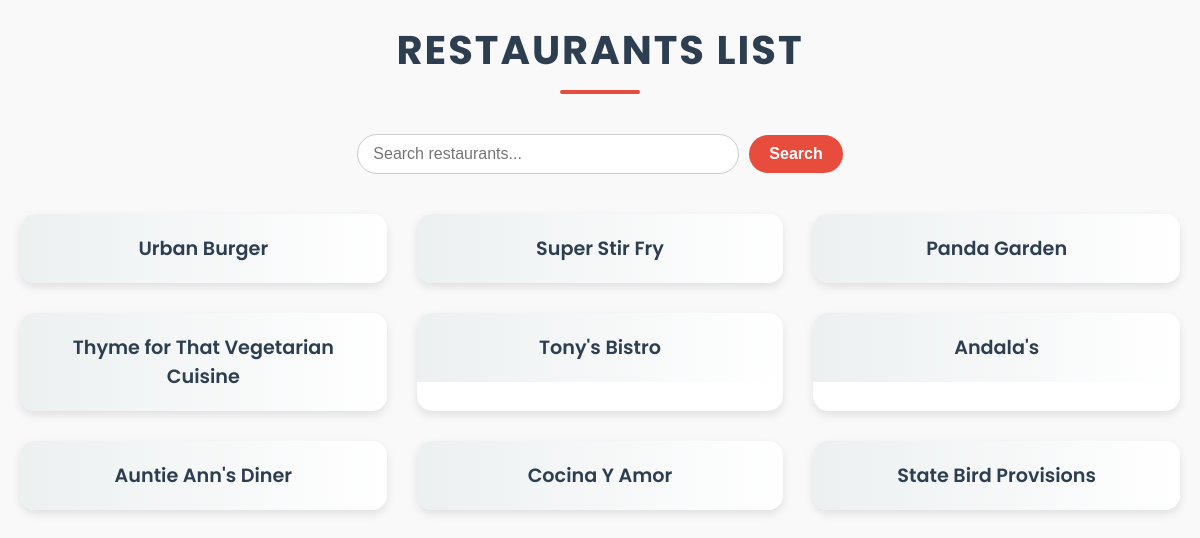
The page /restaurants/ on the database as committed earlier.
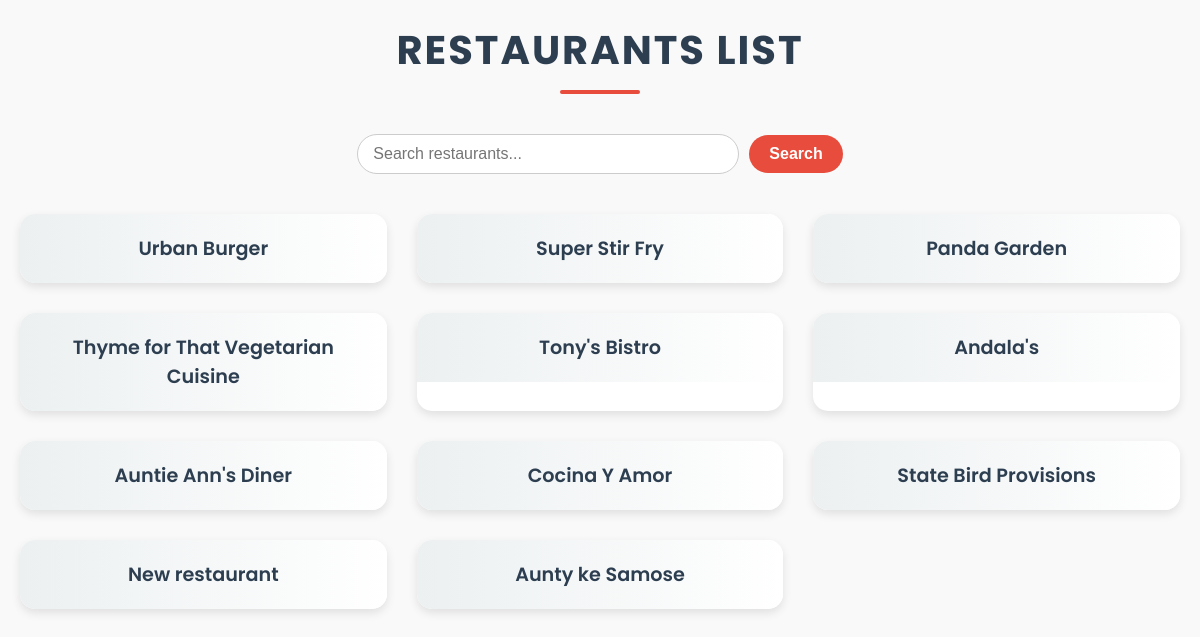
The same page on the database as committed later.
### database_setup.py (models this page shows, shortened)
class Restaurant(Base):
    __tablename__ = 'restaurant'
    name = Column(String(80), nullable = False)
    id = Column(Integer, primary_key = True)

### project.py (the view)
@app.route('/')
@app.route('/restaurants/')
def restaurants():
    restaurants = session.query(Restaurant).all()
    return render_template('restaurants.html', restaurants=restaurants)

### templates/restaurants.html (shortened to what this page needs)
<!DOCTYPE html>
<html lang="en">
<head>
    <link rel="stylesheet" type="text/css" href="{{ url_for('static', filename='restaurant.css') }}">
</head>
<body>
    <div class="res_header">
        Restaurants List
    </div>
    <form method="GET" action="{{ url_for('restaurants') }}" class="search-form">
        <input type="text" name="q" placeholder="Search restaurants..." value="{{ query }}">
        <button type="submit">Search</button>
    </form>
    <div class="restaurants-container">
        {% for i in restaurants %}
        <div class="restaurant-item">
            <a href="{{ url_for('UserMenu', restaurant_id=i.id) }}">{{ i.name }}</a>
        </div>
        {% endfor %}
    </div>
</body>
</html>

### static/restaurant.css (style rules this page uses)
body { font-family: "Poppins", sans-serif; background-color: #f9f9f9; color: #333; margin: 0; padding: 0; display: flex; flex-direction: column; align-items: center; }
.res_header { font-size: 2.5rem; font-weight: 700; text-align: center; margin: 20px 0 40px; color: #2c3e50; text-transform: uppercase; letter-spacing: 2px; position: relative; }
.res_header::after { content: ""; display: block; width: 80px; height: 4px; background-color: #e74c3c; margin: 10px auto 0; border-radius: 2px; }
.search-form { margin-bottom: 40px; display: flex; justify-content: center; align-items: center; gap: 10px; }
.search-form input[type="text"] { padding: 10px 15px; width: 350px; border: 1px solid #ccc; border-radius: 25px; font-size: 16px; transition: border-color 0.3s; }
.search-form button { padding: 10px 20px; background-color: #e74c3c; color: white; border: none; border-radius: 25px; cursor: pointer; font-size: 16px; font-weight: 600; transition: background-color 0.3s, transform 0.2s; }
.restaurants-container { display: grid; grid-template-columns: repeat(auto-fit, minmax(280px, 1fr)); gap: 30px; width: 100%; max-width: 1200px; padding: 0 20px; box-sizing: border-box; }
.restaurant-item { background-color: #ffffff; border-radius: 15px; box-shadow: 0 4px 10px rgba(0, 0, 0, 0.1); overflow: hidden; transition: transform 0.3s, box-shadow 0.3s; }
.restaurant-item a { text-decoration: none; display: block; padding: 20px; font-size: 1.2rem; font-weight: 600; color: #2c3e50; text-align: center; background: linear-gradient(to right, #ecf0f1, #ffffff); transition: background 0.3s, color 0.3s; }

Rows that differ between the two databases and show on the page:
added Restaurant: name "New restaurant"
added Restaurant: name "Aunty ke Samose"
